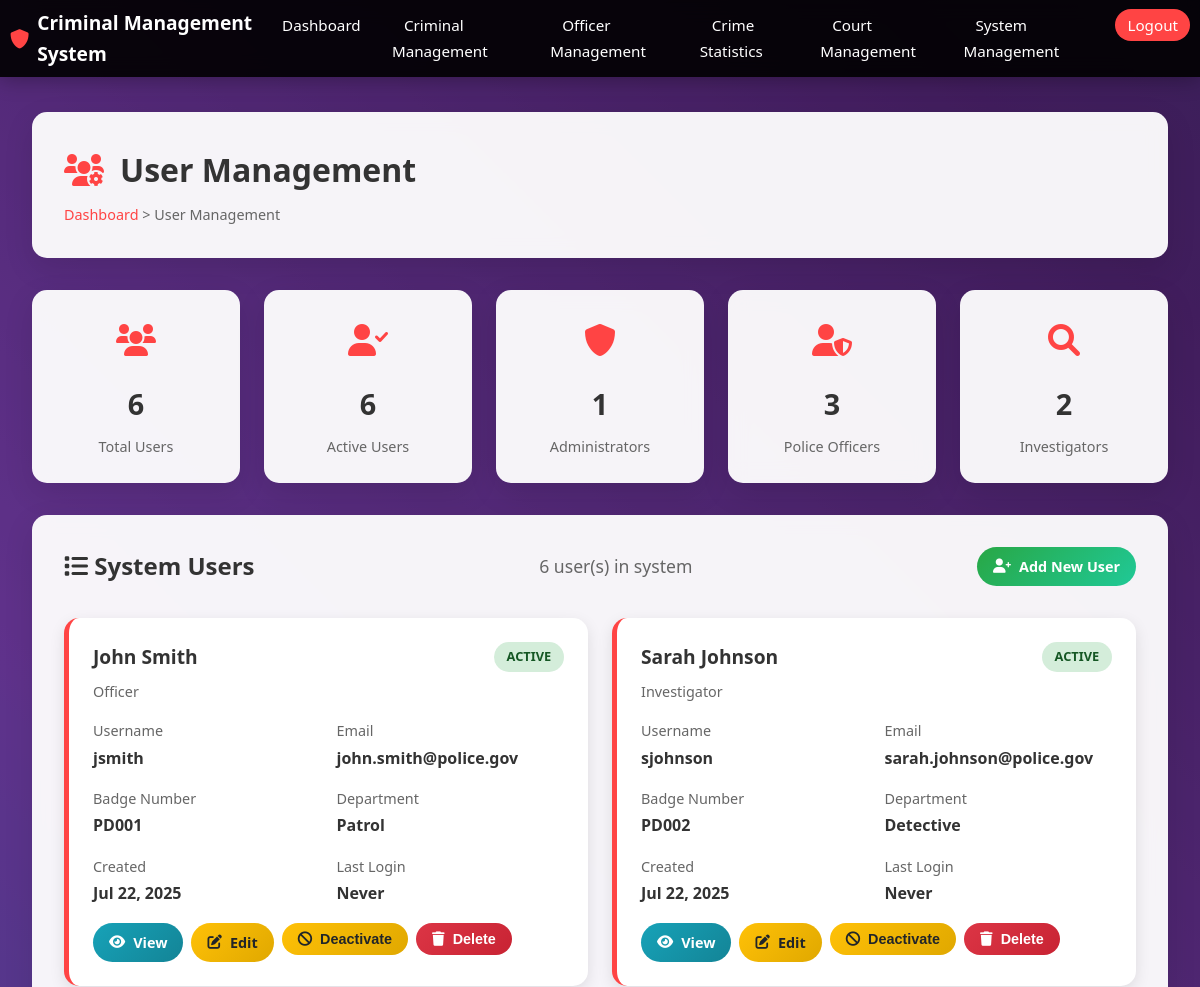
/admin/user_management.php (signed in, upper part), run on an earlier commit of the app's database.
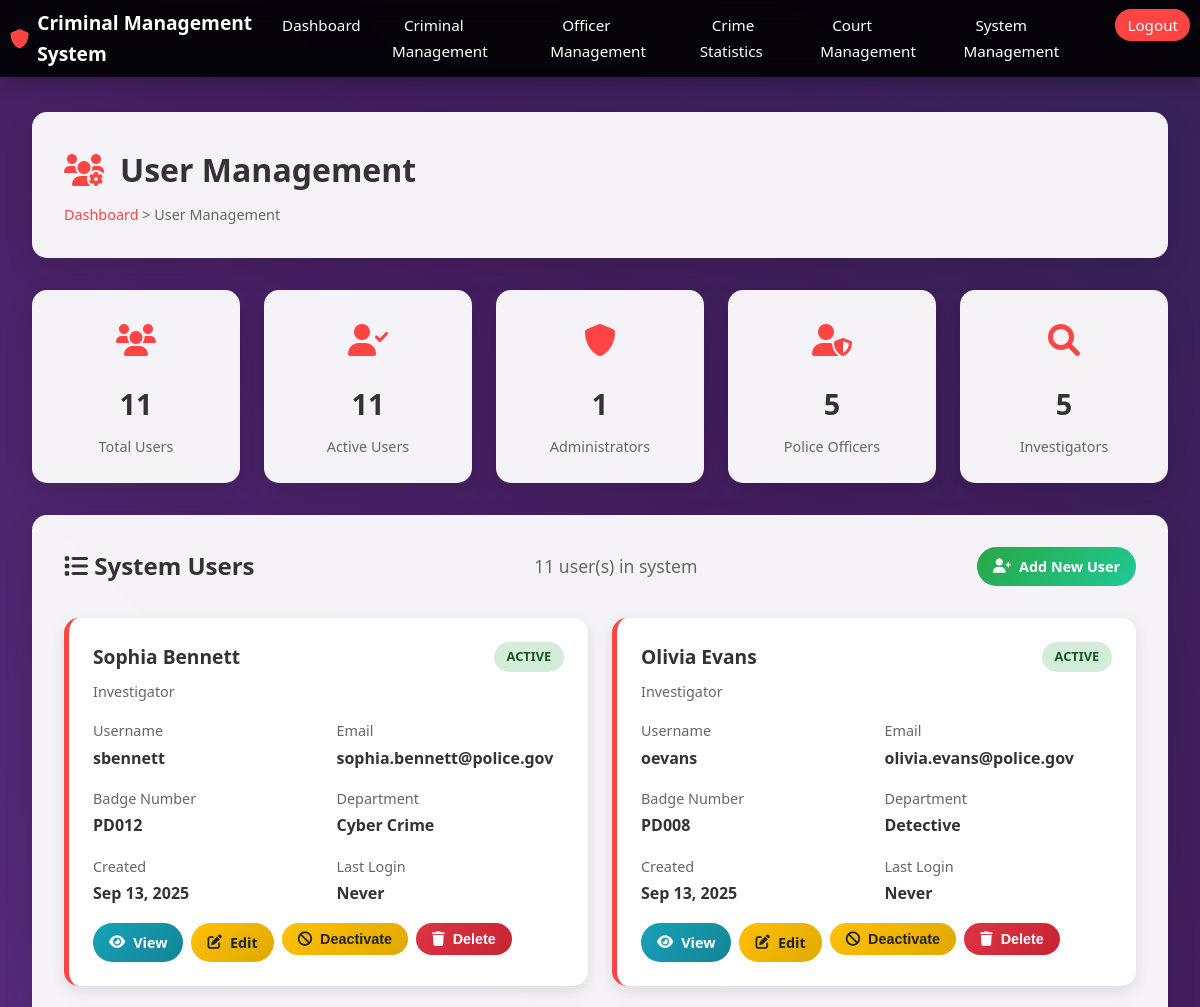
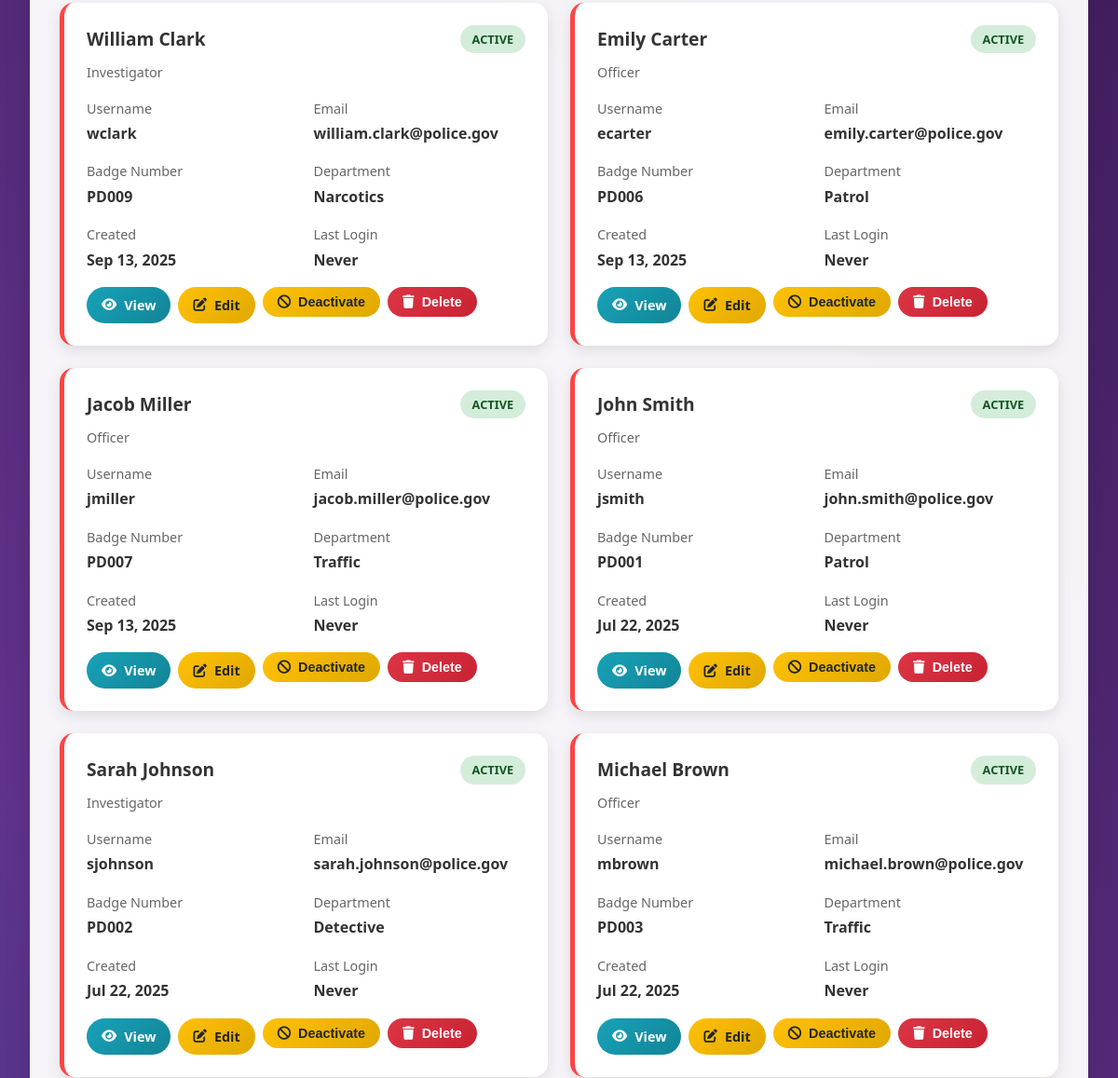
And on a later commit of the database (2 pictures, top to bottom).
### tables this page shows
CREATE TABLE `users` (
  `id` int(11) NOT NULL,
  `fullname` varchar(100) NOT NULL,
  `email` varchar(100) NOT NULL,
  `username` varchar(50) NOT NULL,
  `badge_number` varchar(20) NOT NULL,
  `department` varchar(50) NOT NULL,
  `role` enum('admin','officer','investigator') NOT NULL,
  `password` varchar(255) NOT NULL,
  `status` enum('active','inactive','suspended') DEFAULT 'active',
  `profile_image` varchar(255) DEFAULT NULL,
  `phone` varchar(20) DEFAULT NULL,
  `address` text DEFAULT NULL,
  `created_at` timestamp NOT NULL DEFAULT current_timestamp(),
  `updated_at` timestamp NOT NULL DEFAULT current_timestamp() ON UPDATE current_timestamp(),
  `last_login` timestamp NULL DEFAULT NULL
);

### admin/user_management.php (the view, shortened to what the changed rows need)
<?php
$servername = "localhost";
$username = "root";
$password = "";
$dbname = "criminal_management";
try {
    $conn = new PDO("mysql:host=$servername;dbname=$dbname", $username, $password);
    $conn->setAttribute(PDO::ATTR_ERRMODE, PDO::ERRMODE_EXCEPTION);
} catch(PDOException $e) {
    die("Connection failed: " . $e->getMessage());
}
$users_sql = "SELECT * FROM users ORDER BY created_at DESC";
$users_stmt = $conn->prepare($users_sql);
$users_stmt->execute();
$users = $users_stmt->fetchAll(PDO::FETCH_ASSOC);
$stats_sql = "SELECT
                    COUNT(*) as total_users,
                    COUNT(CASE WHEN status = 'active' THEN 1 END) as active_users,
                    COUNT(CASE WHEN status = 'inactive' THEN 1 END) as inactive_users,
                    COUNT(CASE WHEN role = 'admin' THEN 1 END) as admin_count,
                    COUNT(CASE WHEN role = 'officer' THEN 1 END) as officer_count,
                    COUNT(CASE WHEN role = 'investigator' THEN 1 END) as investigator_count
                 FROM users";
$stats_stmt = $conn->prepare($stats_sql);
$stats_stmt->execute();
$stats = $stats_stmt->fetch(PDO::FETCH_ASSOC);
?>
<!DOCTYPE html>
<html lang="en">
<head>
    <link href="https://cdnjs.cloudflare.com/ajax/libs/font-awesome/6.0.0/css/all.min.css" rel="stylesheet">
</head>
<body>
    <div class="main-content">
        <div class="header">
            <h1>
                <i class="fas fa-users-cog"></i>
                User Management
            </h1>
        </div>
        <div class="stats-section">
            <div class="stat-card">
                <div class="stat-icon">
                    <i class="fas fa-users"></i>
                </div>
                <div class="stat-number"><?php echo $stats['total_users']; ?></div>
                <div class="stat-label">Total Users</div>
            </div>
            <div class="stat-card">
                <div class="stat-icon">
                    <i class="fas fa-user-check"></i>
                </div>
                <div class="stat-number"><?php echo $stats['active_users']; ?></div>
                <div class="stat-label">Active Users</div>
            </div>
            <div class="stat-card">
                <div class="stat-icon">
                    <i class="fas fa-user-shield"></i>
                </div>
                <div class="stat-number"><?php echo $stats['officer_count']; ?></div>
                <div class="stat-label">Police Officers</div>
            </div>
            <div class="stat-card">
                <div class="stat-icon">
                    <i class="fas fa-search"></i>
                </div>
                <div class="stat-number"><?php echo $stats['investigator_count']; ?></div>
                <div class="stat-label">Investigators</div>
            </div>
        </div>
        <div class="users-section">
            <div class="users-header">
                <h2><i class="fas fa-list"></i> System Users</h2>
                <div class="users-count">
                    <?php echo count($users); ?> user(s) in system
                </div>
                <a href="add_officer.php" class="btn btn-success">
                    <i class="fas fa-user-plus"></i> Add New User
                </a>
            </div>
            <?php if (count($users) > 0): ?>
                <div class="users-grid">
                    <?php foreach ($users as $user): ?>
                        <div class="user-card">
                            <div class="user-header">
                                <div>
                                    <div class="user-title"><?php echo htmlspecialchars($user['fullname']); ?></div>
                                    <div class="user-role"><?php echo ucfirst($user['role']); ?></div>
                                </div>
                                <span class="user-status status-<?php echo $user['status']; ?>">
                                    <?php echo ucfirst($user['status']); ?>
                                </span>
                            </div>
                            <div class="user-details">
                                <div class="detail-item">
                                    <span class="detail-label">Username</span>
                                    <span class="detail-value"><?php echo htmlspecialchars($user['username']); ?></span>
                                </div>
                                <div class="detail-item">
                                    <span class="detail-label">Email</span>
                                    <span class="detail-value"><?php echo htmlspecialchars($user['email']); ?></span>
                                </div>
                                <div class="detail-item">
                                    <span class="detail-label">Badge Number</span>
                                    <span class="detail-value"><?php echo htmlspecialchars($user['badge_number']); ?></span>
                                </div>
                                <div class="detail-item">
                                    <span class="detail-label">Department</span>
                                    <span class="detail-value"><?php echo htmlspecialchars($user['department']); ?></span>
                                </div>
                                <div class="detail-item">
                                    <span class="detail-label">Created</span>
                                    <span class="detail-value"><?php echo date('M d, Y', strtotime($user['created_at'])); ?></span>
                                </div>
                                <div class="detail-item">
                                    <span class="detail-label">Last Login</span>
                                    <span class="detail-value"><?php echo $user['last_login'] ? date('M d, Y', strtotime($user['last_login'])) : 'Never'; ?></span>
                                </div>
                            </div>
                            <div class="user-actions">
                                <a href="view_user.php?id=<?php echo $user['id']; ?>" class="btn btn-info">
                                    <i class="fas fa-eye"></i> View
                                </a>
                                <a href="edit_user.php?id=<?php echo $user['id']; ?>" class="btn btn-warning">
                                    <i class="fas fa-edit"></i> Edit
                                </a>
                                <?php if ($user['status'] === 'active'): ?>
                                    <form method="POST" style="display: inline;">
                                        <button type="submit" name="update_status" class="btn btn-warning">
                                            <i class="fas fa-ban"></i> Deactivate
                                        </button>
                                    </form>
                                <?php endif; ?>
                                <?php if ($user['id'] != $_SESSION['user_id']): ?>
                                    <form method="POST" style="display: inline;" onsubmit="return confirm('Are you sure you want to delete this user?')">
                                        <button type="submit" name="delete_user" class="btn btn-danger">
                                            <i class="fas fa-trash"></i> Delete
                                        </button>
                                    </form>
                                <?php endif; ?>
                            </div>
                        </div>
                    <?php endforeach; ?>
                </div>
            <?php endif; ?>
        </div>
    </div>
</body>
</html>

What changed in the data, as far as the page shows it:
added users: fullname "Sophia Bennett", role "Investigator", status "ACTIVE", username "sbennett", email "sophia.bennett@police.gov", badge_number "PD012", department "Cyber Crime", created_at "Sep 13, 2025", shows "Never"
added users: fullname "Olivia Evans", role "Investigator", status "ACTIVE", username "oevans", email "olivia.evans@police.gov", badge_number "PD008", department "Detective", created_at "Sep 13, 2025", shows "Never"
added users: fullname "William Clark", role "Investigator", status "ACTIVE", username "wclark", email "william.clark@police.gov", badge_number "PD009", department "Narcotics", created_at "Sep 13, 2025", shows "Never"
added users: fullname "Emily Carter", role "Officer", status "ACTIVE", username "ecarter", email "emily.carter@police.gov", badge_number "PD006", department "Patrol", created_at "Sep 13, 2025", shows "Never"
added users: fullname "Jacob Miller", role "Officer", status "ACTIVE", username "jmiller", email "jacob.miller@police.gov", badge_number "PD007", department "Traffic", created_at "Sep 13, 2025", shows "Never"
now on this page (row unchanged): users: fullname "Michael Brown", role "Officer", status "ACTIVE", username "mbrown", email "michael.brown@police.gov", badge_number "PD003", department "Traffic", created_at "Jul 22, 2025", shows "Never"
Also different on the page:
$stats['total_users']: "6" → "11"
$stats['active_users']: "6" → "11"
$stats['officer_count']: "3" → "5"
$stats['investigator_count']: "2" → "5"
count($users): "6" → "11"
